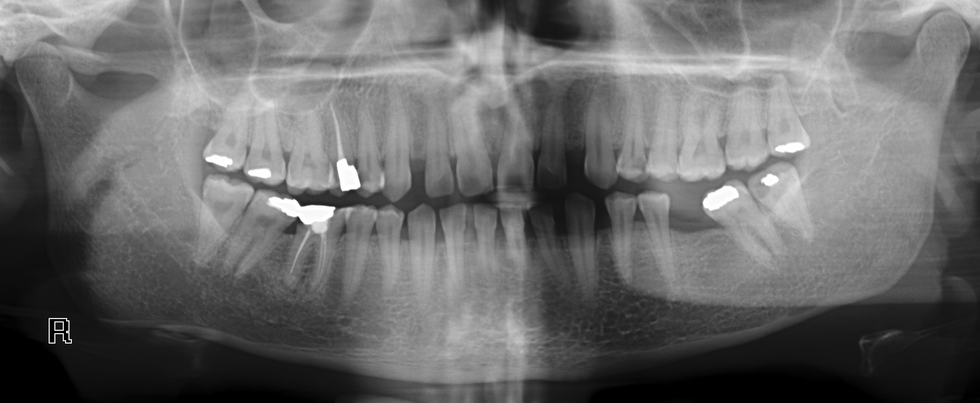
#> input picture dataset/xray_panoramic_mandible/images/0014.png, 980 x 403 px, shrunk from 2920 x 1200 before the run, found by its file name; its folder holds 4 pictures in this run
$ python apply_clahe.py
#> lines starting #> are read from the running program, lines starting #| are printed output that depends on the picture
import cv2
import os

def apply_clahe(input_dir, output_dir):
#> called with input_dir = '../xray_panoramic_mandible/images', output_dir = '../xray_panoramic_mandible/images_CLAHE'
    if not os.path.exists(output_dir):
        os.makedirs(output_dir)

    for filename in os.listdir(input_dir):
        img_path = os.path.join(input_dir, filename)
        if os.path.isfile(img_path):
            img = cv2.imread(img_path, cv2.IMREAD_UNCHANGED)
#> img is the input picture: shape (403, 980); min 0, max 255, mean 105.4

            if img is not None:
                clahe = cv2.createCLAHE(clipLimit=5.0, tileGridSize=(8, 8))
                clahe_img = clahe.apply(img)
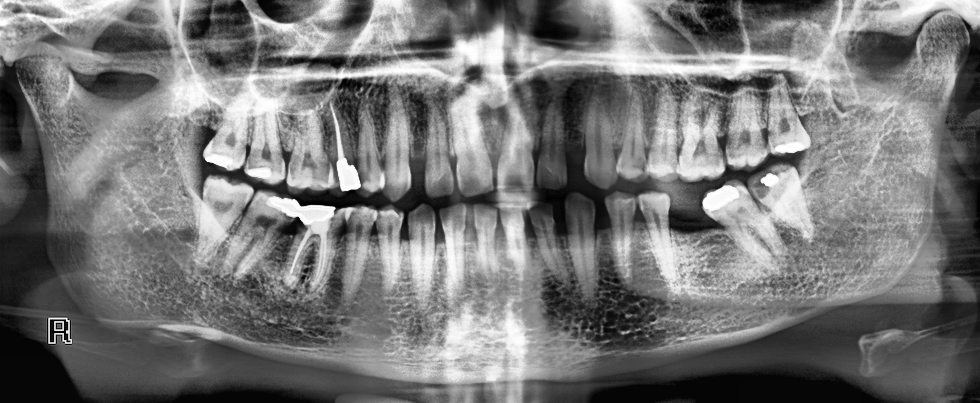
#> clahe_img: shape (403, 980); min 1, max 255, mean 118.1

                output_filename = os.path.splitext(filename)[0] + os.path.splitext(filename)[1]
                cv2.imwrite(os.path.join(output_dir, output_filename), clahe_img, [int(cv2.IMWRITE_JPEG_QUALITY), 100])
#> pass 2 of the loop in apply_clahe, `for filename in os.listdir(input_dir):`:
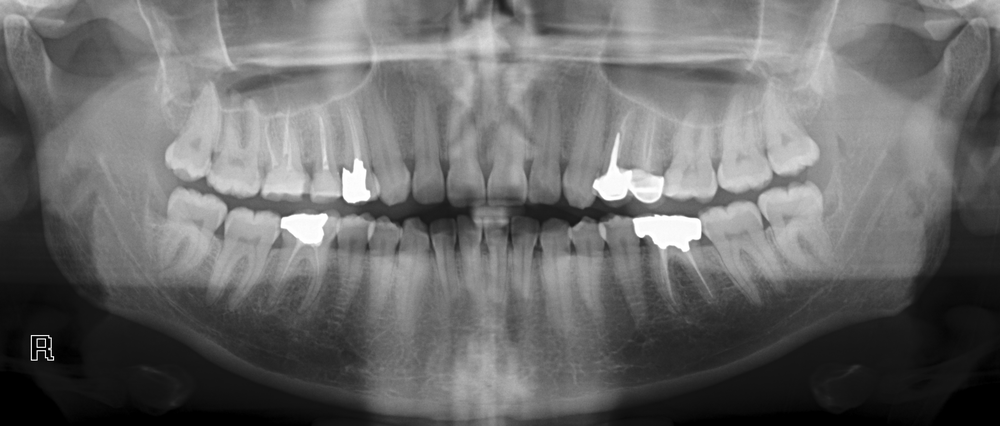
#> input picture dataset/xray_panoramic_mandible/images/0018.png, 1000 x 426 px, shrunk from 2980 x 1270 before the run, found by its file name
#> in apply_clahe, img is the input picture: shape (426, 1000); min 0, max 255, mean 106.2
#> in apply_clahe, `clahe_img = clahe.apply(img)`:
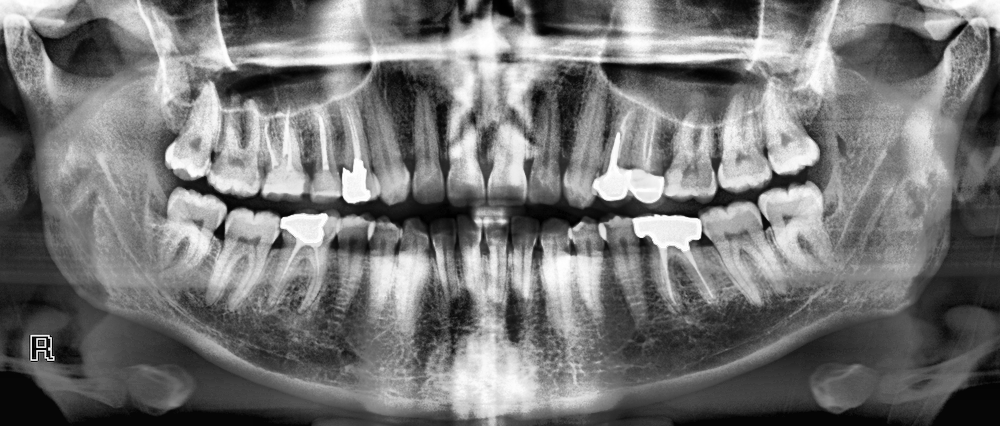
#> clahe_img: shape (426, 1000); min 0, max 255, mean 116.9
#> pass 3 of the loop in apply_clahe, `for filename in os.listdir(input_dir):`:
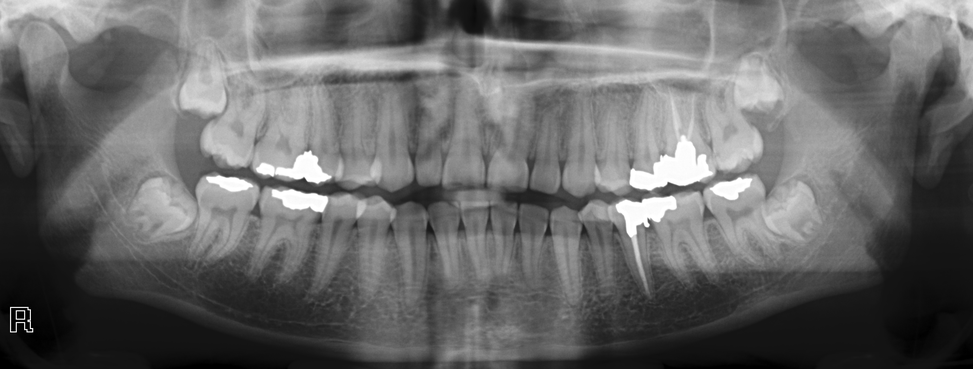
#> input picture dataset/xray_panoramic_mandible/images/0026.png, 973 x 369 px, shrunk from 2900 x 1100 before the run, found by its file name
#> in apply_clahe, img is the input picture: shape (369, 973); min 0, max 255, mean 103.4
#> in apply_clahe, `clahe_img = clahe.apply(img)`:
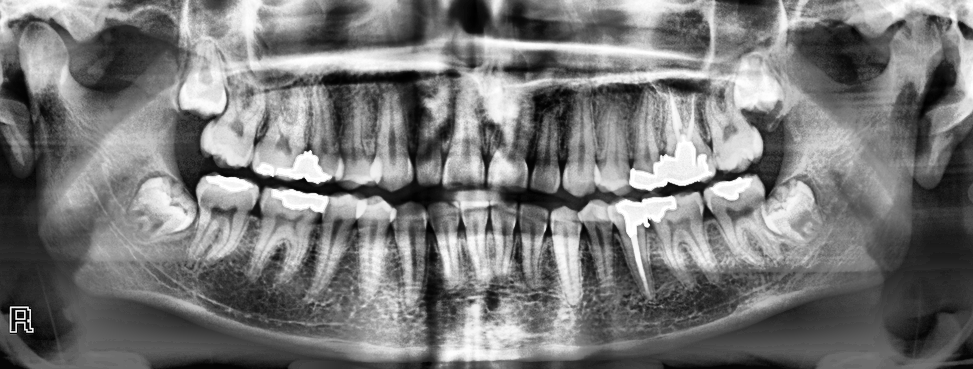
#> clahe_img: shape (369, 973); min 0, max 255, mean 119.7
#> the loop made 4 passes; the first 3 are shown

if __name__ == "__main__":
    input_dir = "../xray_panoramic_mandible/images"
    output_dir = "../xray_panoramic_mandible/images_CLAHE"
    apply_clahe(input_dir, output_dir)
